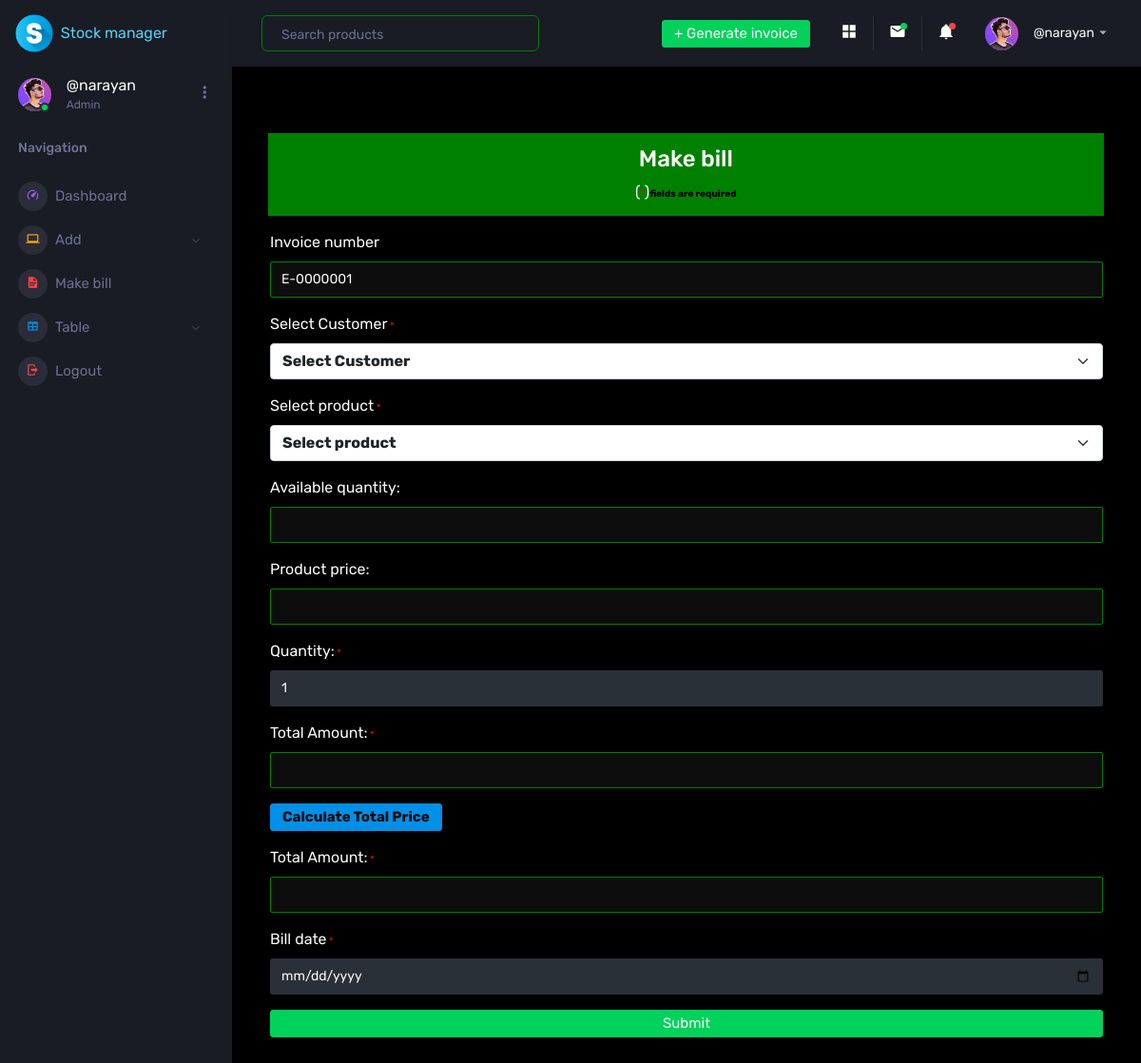
The page /billing.php (signed in) on the database as committed earlier.
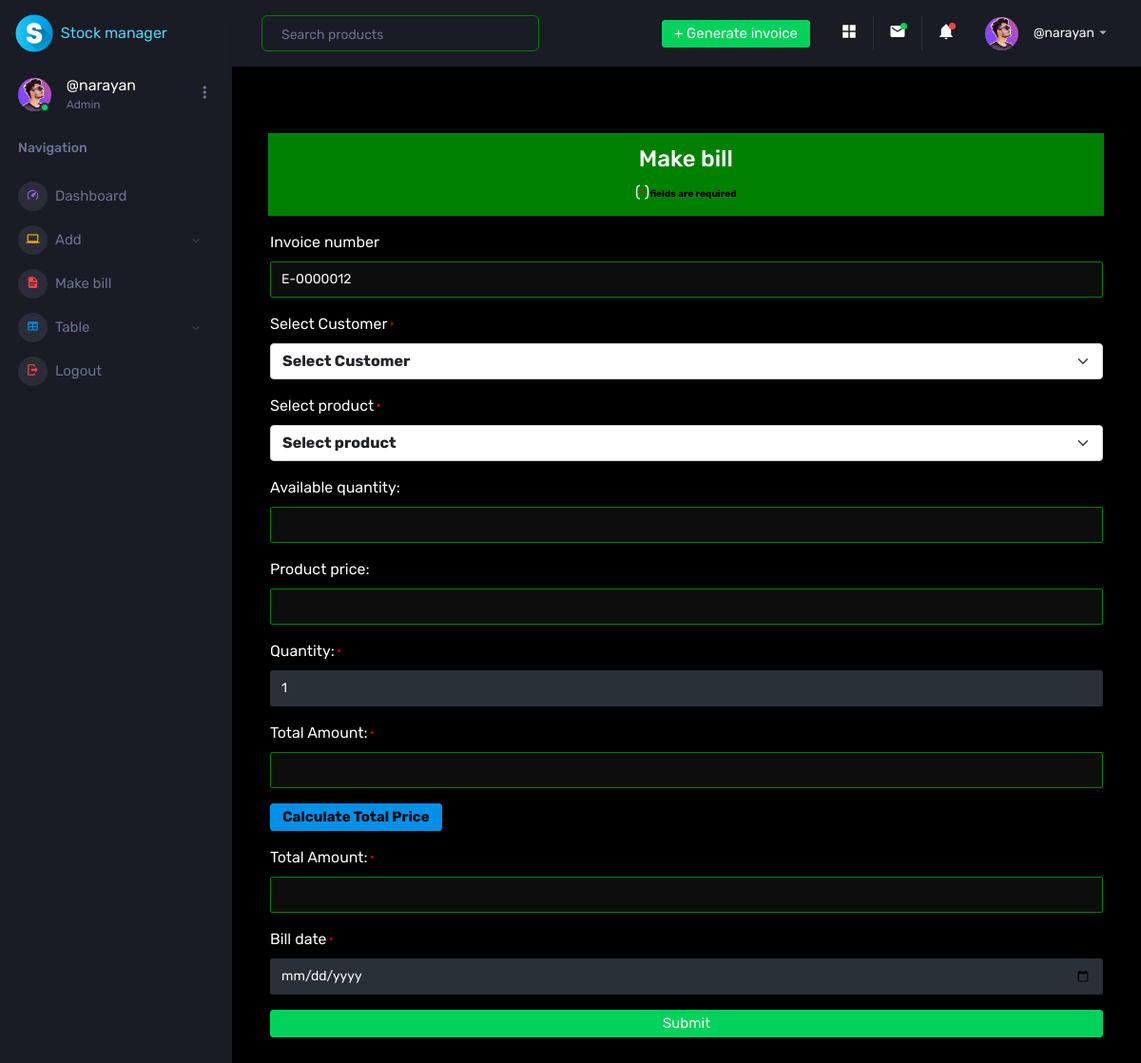
The same page on the database as committed later.
### tables this page shows
CREATE TABLE `billing` (
  `id` int(5) NOT NULL,
  `customer_id` int(5) DEFAULT NULL,
  `product_id` int(5) DEFAULT NULL,
  `bill_date` date DEFAULT NULL,
  `total_amount` decimal(10,2) DEFAULT NULL,
  `quantity` int(5) DEFAULT NULL,
  `invoice_id` varchar(255) DEFAULT NULL
);

### billing.php (the view, shortened to what this page needs)
<?php include "top.php"?>
<?php
    $con=new mysqli("localhost","root","","stock");
    $query="select invoice_id from billing order by invoice_id desc";
    $result=mysqli_query($con,$query);
    $row=mysqli_fetch_array($result);
    $lastid=$row["invoice_id"];
        if(empty($lastid)){
            $number="E-0000001";
        }else{
            $idd=str_replace("E-","",$lastid);
            $id=str_pad($idd+1,7,0,STR_PAD_LEFT);
            $number="E-".$id;
    }
?>
<div class="container mt-3">
    <div class="alert  text-center text-light"
        style="width:100.30%;margin-left:-2px;border-radius:0;background-color:green">
        <h3>Make bill</h3>
        (<span style="color:red;font-size:10px;">*</span>)<span style="font-size:10px;color:black;" class="fw-bold">fields are required</span>
    </div>
    <form method="post">
        <div class="mb-3">
            <label for="exampleInputPassword1" class="form-label">Invoice number</label>
            <input type="text" name="invoice_id" style="border-color:green" value="<?=$number;?>" readonly required class="form-control bg-dark"
                id="exampleInputPassword1">
        </div>
        <div class="mb-3">
        <label for="exampleInputPassword1" class="form-label">Select Customer</label><span style="color:red;font-size:10px;"> *</span>
            <select required class="form-select bg-light fw-bold" name="customer_id" aria-label="Default select example">
                <option selected>Select Customer</option>
            </select>
        </div>
        <div class="mb-3">
            <label for="exampleInputPassword1" class="form-label">Select product</label><span style="color:red;font-size:10px;"> *</span>
            <select required class="form-select bg-light fw-bold" id="product" name="product_id">
                <option value="">Select product</option>
            </select>
        </div>
        <div class="mb-3">
            <label class="form-label" for="quantity">Available quantity:</label>
            <input class="form-control bg-dark text-danger" style="border-color:green" disabled type="text" id="quantity1" name="qty" readonly>
        </div>
        <div class="mb-3">
            <label class="form-label" for="quantity">Product price:</label>
            <input class="form-control bg-dark text-danger" style="border-color:green" disabled type="text" id="getprice" name="product_price" readonly>
        </div>
        <div class="mb-3">
        <label  class="form-label" for="quantity">Quantity:</label><span style="color:red;font-size:10px;"> *</span>
        <input  class="form-control" type="number" id="quantity" required name="quantity" min="1" value="1">
        </div>
        <div class="mb-3">
        <label  class="form-label" for="total-price">Total Amount:</label><span style="color:red;font-size:10px;"> *</span>
        <input type="text" class="form-control bg-dark text-danger" name="total_amount" style="border-color:green" disabled id="total-price"  readonly>
        </div>
        <div class="mb-3">
        <button class="btn btn-primary text-dark fw-bold" type="button" onclick="calculateTotalPrice()">Calculate Total Price</button>
        </div>
        <div class="mb-3">
        <label  class="form-label" for="total-price">Total Amount:</label><span style="color:red;font-size:10px;"> *</span>
        <input type="text" class="form-control bg-dark text-danger" required name="total_amount" style="border-color:green"  id="total-price"  >
        </div>
        <div class="mb-3">
            <label for="exampleInputPassword1" class="form-label">Bill date</label><span style="color:red;font-size:10px;"> *</span>
            <input type="date" name="bill_date"  required class="form-control" required id="exampleInputPassword1">
        </div>
        <div class="d-grid gap-2 mt-3">
            <button type="submit" class="btn btn-success" name="bill">Submit</button>
        </div>
    </form>
</div>
<?php include "bottam.php"?>

Rows that differ between the two databases and show on the page:
added billing: invoice_id "E-0000012"
Other text that changed with them:
form field invoice_id: "E-0000001" → (not shown)
